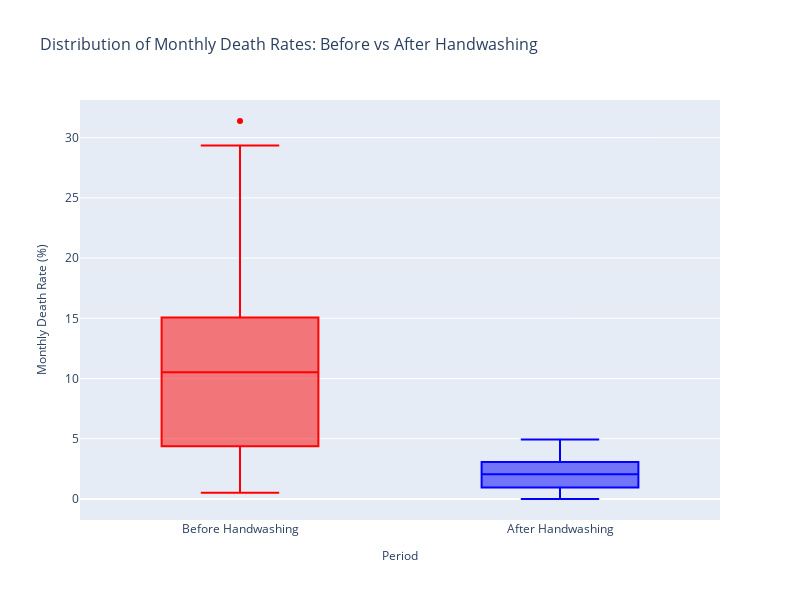

The notebook cell this image was saved under:
### Markdown cell above
### Use Box Plots to Show How the Death Rate Changed Before and After Handwashing

**Challenge**: 
* Use [NumPy's `.where()` function](https://numpy.org/doc/stable/reference/generated/numpy.where.html) to add a column to `df_monthly` that shows if a particular date was before or after the start of handwashing. 
* Then use plotly to create box plot of the data before and after handwashing. 
* How did key statistics like the mean, max, min, 1st and 3rd quartile changed as a result of the new policy?

### Code cell
# Use Box Plots to Show How the Death Rate Changed Before and After Handwashing
print("=== BOX PLOTS: DEATH RATE CHANGES BEFORE AND AFTER HANDWASHING ===")

# Use NumPy's where() function to add a column showing if a date was before or after handwashing
df_monthly['handwashing_period'] = np.where(df_monthly['date'] < handwashing_start, 'Before Handwashing', 'After Handwashing')

print("📊 Updated df_monthly with handwashing period column:")
print(df_monthly[['date', 'births', 'deaths', 'pct_deaths', 'handwashing_period']].head(10))

# Create box plot using plotly
fig_box = px.box(df_monthly, 
                 x='handwashing_period', 
                 y='pct_deaths',
                 title='Distribution of Monthly Death Rates: Before vs After Handwashing',
                 labels={'handwashing_period': 'Period', 'pct_deaths': 'Monthly Death Rate (%)'},
                 color='handwashing_period',
                 color_discrete_map={'Before Handwashing': 'red', 'After Handwashing': 'blue'})

fig_box.update_layout(
    width=800,
    height=600,
    title_font_size=16,
    xaxis_title_font_size=12,
    yaxis_title_font_size=12,
    showlegend=False
)

fig_box.show()

# Calculate key statistics for both periods
print("\n📊 KEY STATISTICS COMPARISON:")
print("=" * 50)

# Before handwashing statistics
before_stats = before_handwashing['pct_deaths'].describe()
print("BEFORE HANDWASHING:")
print(f"   Count: {before_stats['count']:.0f} months")
print(f"   Mean: {before_stats['mean']:.2f}%")
print(f"   Median (50th percentile): {before_stats['50%']:.2f}%")
print(f"   Standard deviation: {before_stats['std']:.2f}%")
print(f"   Minimum: {before_stats['min']:.2f}%")
print(f"   25th percentile (Q1): {before_stats['25%']:.2f}%")
print(f"   75th percentile (Q3): {before_stats['75%']:.2f}%")
print(f"   Maximum: {before_stats['max']:.2f}%")

# After handwashing statistics
after_stats = after_handwashing['pct_deaths'].describe()
print(f"\nAFTER HANDWASHING:")
print(f"   Count: {after_stats['count']:.0f} months")
print(f"   Mean: {after_stats['mean']:.2f}%")
print(f"   Median (50th percentile): {after_stats['50%']:.2f}%")
print(f"   Standard deviation: {after_stats['std']:.2f}%")
print(f"   Minimum: {after_stats['min']:.2f}%")
print(f"   25th percentile (Q1): {after_stats['25%']:.2f}%")
print(f"   75th percentile (Q3): {after_stats['75%']:.2f}%")
print(f"   Maximum: {after_stats['max']:.2f}%")

# Calculate changes
print(f"\n📈 CHANGES AS A RESULT OF THE NEW POLICY:")
print("=" * 50)
print(f"   Mean: {before_stats['mean']:.2f}% → {after_stats['mean']:.2f}% (change: {after_stats['mean'] - before_stats['mean']:+.2f}%)")
print(f"   Median: {before_stats['50%']:.2f}% → {after_stats['50%']:.2f}% (change: {after_stats['50%'] - before_stats['50%']:+.2f}%)")
print(f"   Standard deviation: {before_stats['std']:.2f}% → {after_stats['std']:.2f}% (change: {after_stats['std'] - before_stats['std']:+.2f}%)")
print(f"   Minimum: {before_stats['min']:.2f}% → {after_stats['min']:.2f}% (change: {after_stats['min'] - before_stats['min']:+.2f}%)")
print(f"   25th percentile: {before_stats['25%']:.2f}% → {after_stats['25%']:.2f}% (change: {after_stats['25%'] - before_stats['25%']:+.2f}%)")
print(f"   75th percentile: {before_stats['75%']:.2f}% → {after_stats['75%']:.2f}% (change: {after_stats['75%'] - before_stats['75%']:+.2f}%)")
print(f"   Maximum: {before_stats['max']:.2f}% → {after_stats['max']:.2f}% (change: {after_stats['max'] - before_stats['max']:+.2f}%)")

# Calculate interquartile range
before_iqr = before_stats['75%'] - before_stats['25%']
after_iqr = after_stats['75%'] - after_stats['25%']
print(f"   Interquartile range: {before_iqr:.2f}% → {after_iqr:.2f}% (change: {after_iqr - before_iqr:+.2f}%)")

### Figure 1 — Plotly figure (JSON) as saved in the notebook; plotly's stock layout.template omitted (floating-point values rounded to 4 significant figures)
{"data": [{"alignmentgroup": "True", "hovertemplate": "Period=%{x}<br>Monthly Death Rate (%)=%{y}<extra></extra>", "legendgroup": "Before Handwashing", "marker": {"color": "red"}, "name": "Before Handwashing", "notched": false, "offsetgroup": "Before Handwashing", "orientation": "v", "showlegend": true, "type": "box", "x": ["Before Handwashing", "Before Handwashing", "Before Handwashing", "Before Handwashing", "Before Handwashing", "Before Handwashing", "Before Handwashing", "Before Handwashing", "Before Handwashing", "Before Handwashing", "Before Handwashing", "Before Handwashing", "Before Handwashing", "Before Handwashing", "Before Handwashing", "Before Handwashing", "Before Handwashing", "Before Handwashing", "Before Handwashing", "Before Handwashing", "Before Handwashing", "Before Handwashing", "Before Handwashing", "Before Handwashing", "Before Handwashing", "Before Handwashing", "Before Handwashing", "Before Handwashing", "Before Handwashing", "Before Handwashing", "Before Handwashing", "Before Handwashing", "Before Handwashing", "Before Handwashing", "Before Handwashing", "Before Handwashing", "Before Handwashing", "Before Handwashing", "Before Handwashing", "Before Handwashing", "Before Handwashing", "Before Handwashing", "Before Handwashing", "Before Handwashing", "Before Handwashing", "Before Handwashing", "Before Handwashing", "Before Handwashing", "Before Handwashing", "Before Handwashing", "Before Handwashing", "Before Handwashing", "Before Handwashing", "Before Handwashing", "Before Handwashing", "Before Handwashing", "Before Handwashing", "Before Handwashing", "Before Handwashing", "Before Handwashing", "Before Handwashing", "Before Handwashing", "Before Handwashing", "Before Handwashing", "Before Handwashing", "Before Handwashing", "Before Handwashing", "Before Handwashing", "Before Handwashing", "Before Handwashing", "Before Handwashing", "Before Handwashing", "Before Handwashing", "Before Handwashing", "Before Handwashing", "Before Handwashing"], "x0": " ", "xaxis": "x", "y": [14.57, 7.53, 4.33, 1.57, 0.78, 5.0, 8.42, 1.35, 1.88, 11.02, 22.55, 20.85, 12.22, 10.23, 10.74, 3.23, 6.59, 20.78, 25.46, 18.39, 29.34, 22.97, 31.38, 19.12, 15.97, 12.41, 11.93, 6.1, 4.08, 0.52, 1.55, 2.26, 17.6, 7.14, 8.05, 15.16, 11.28, 17.03, 17.31, 5.83, 2.68, 4.37, 6.32, 1.22, 3.23, 11.02, 10.55, 7.59, 4.74, 4.45, 4.23, 4.39, 7.14, 6.12, 3.59, 10.55, 14.84, 10.94, 10.49, 13.39, 18.09, 15.43, 18.97, 13.44, 10.15, 13.1, 18.06, 14.39, 14.96, 10.77, 5.37, 3.22, 1.92, 3.61, 18.27, 12.24], "y0": " ", "yaxis": "y"}, {"alignmentgroup": "True", "hovertemplate": "Period=%{x}<br>Monthly Death Rate (%)=%{y}<extra></extra>", "legendgroup": "After Handwashing", "marker": {"color": "blue"}, "name": "After Handwashing", "notched": false, "offsetgroup": "After Handwashing", "orientation": "v", "showlegend": true, "type": "box", "x": ["After Handwashing", "After Handwashing", "After Handwashing", "After Handwashing", "After Handwashing", "After Handwashing", "After Handwashing", "After Handwashing", "After Handwashing", "After Handwashing", "After Handwashing", "After Handwashing", "After Handwashing", "After Handwashing", "After Handwashing", "After Handwashing", "After Handwashing", "After Handwashing", "After Handwashing", "After Handwashing", "After Handwashing", "After Handwashing"], "x0": " ", "xaxis": "x", "y": [2.24, 1.2, 1.89, 4.58, 3.96, 4.47, 2.93, 3.53, 0.69, 0.0, 0.66, 0.96, 1.14, 0.37, 0.0, 0.96, 2.34, 2.9, 1.34, 2.23, 3.08, 4.93], "y0": " ", "yaxis": "y"}], "layout": {"boxmode": "overlay", "height": 600, "legend": {"title": {"text": "Period"}, "tracegroupgap": 0}, "showlegend": false, "title": {"font": {"size": 16}, "text": "Distribution of Monthly Death Rates: Before vs After Handwashing"}, "width": 800, "xaxis": {"anchor": "y", "categoryarray": ["Before Handwashing", "After Handwashing"], "categoryorder": "array", "domain": [0, 1], "title": {"font": {"size": 12}, "text": "Period"}}, "yaxis": {"anchor": "x", "domain": [0, 1], "title": {"font": {"size": 12}, "text": "Monthly Death Rate (%)"}}}}
